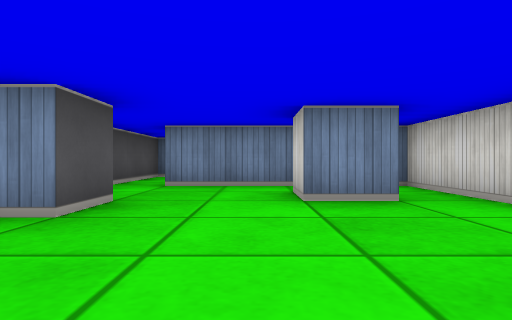
view 1 (above)

17 first-person views from a walk through a cub3D maze. The camera is about half as high as the walls, looks level and sees 75° across. The floor is counted in squares. Each view is taken from the middle of a square. On the plan, view 1 faces up. The plan holds only what a view shows up to about 9 squares ahead; the rest is blank.

view 2
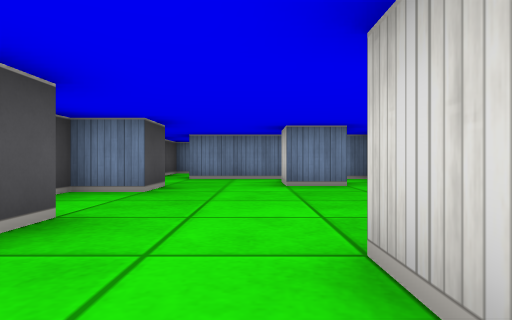

view 3
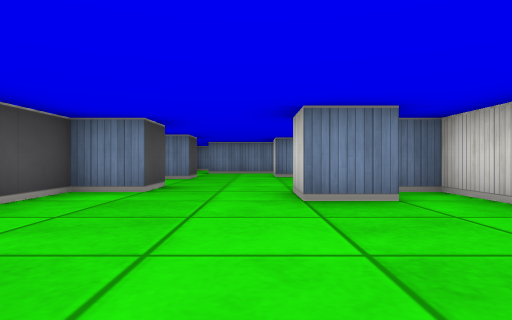

view 4
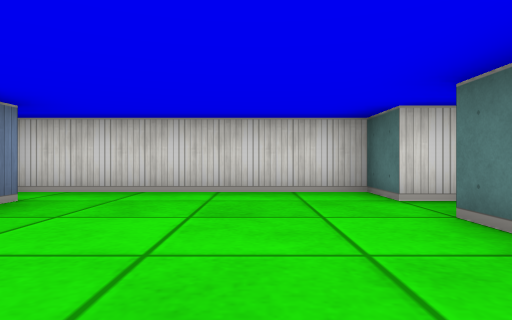

view 5
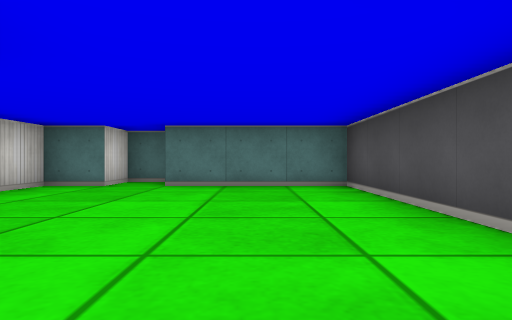

view 6
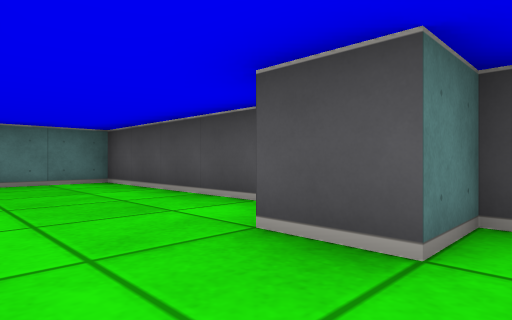

view 7
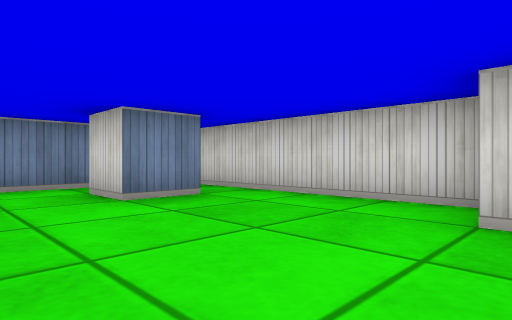

view 8
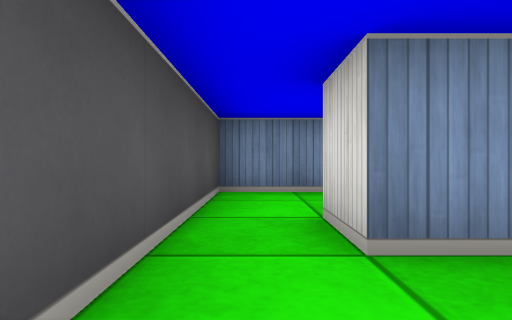

view 9
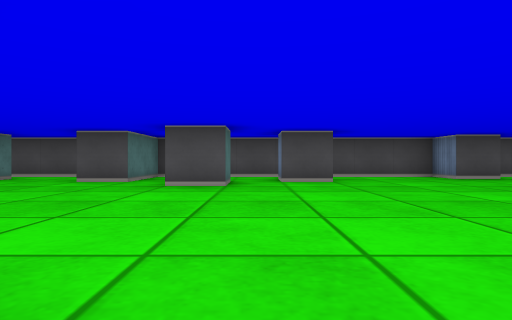

view 10
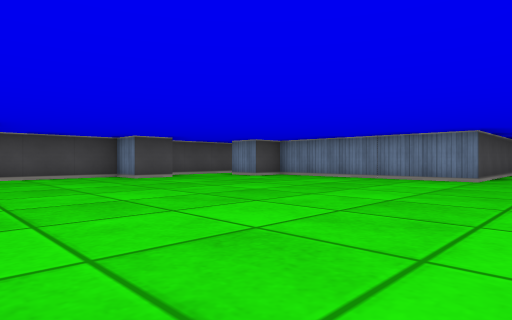

view 11
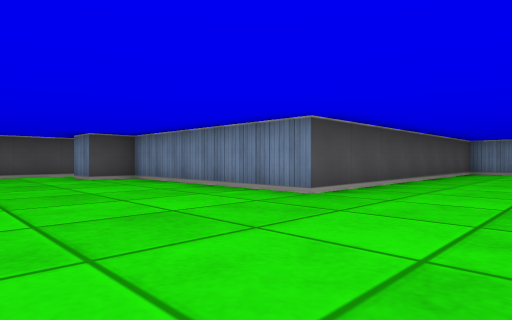

view 12
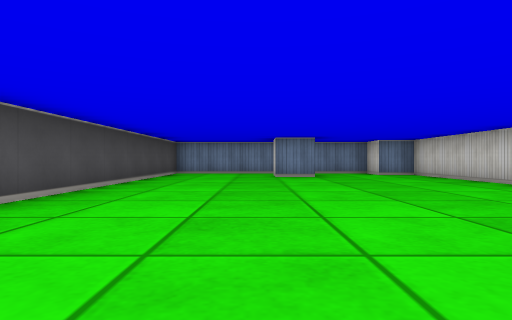

view 13
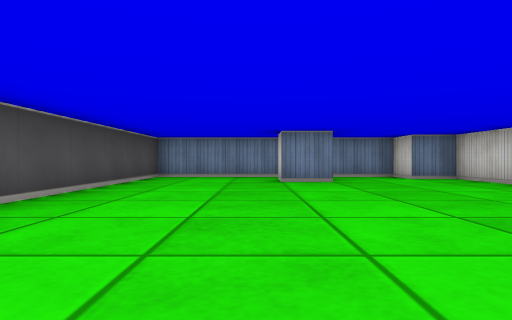

view 14
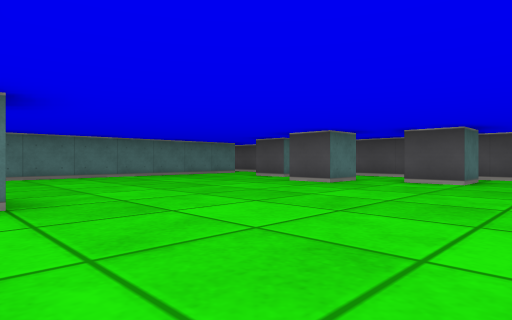

view 15
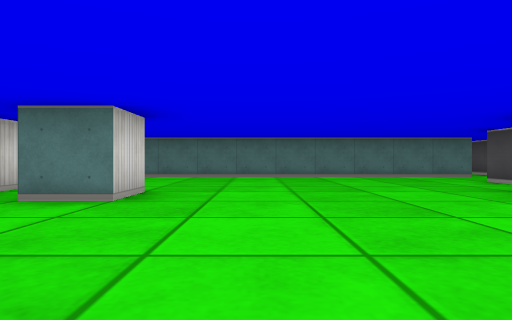

view 16
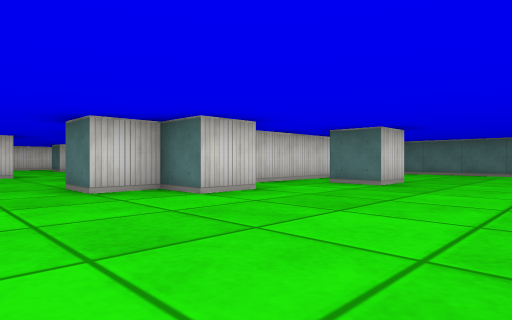

view 17
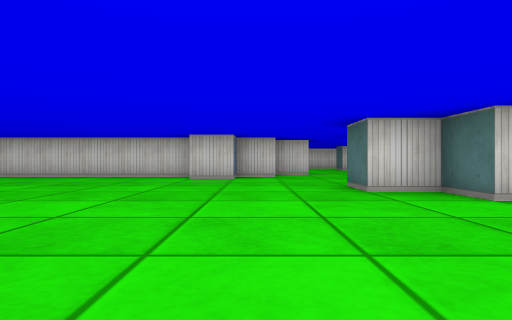

### Floor plan
Points are (right, up) in squares from view 1. A wall is a line through its corners. A room is listed if a view was taken in it or the views show most of it. See-through windows are left out.
Room 1 (views 1, 5, 6, 7, 8)
walls: (-1.5, 3.5) (-1.5, 2.5) (-2.5, 2.5) (-2.5, 0.5) (-1.5, 0.5) (-1.5, -0.5); (1.5, 3.5) (0.5, 3.5) (0.5, 4.5); (2.5, 0.6) (2.5, 5.5) (-1.5, 5.5) (-1.5, 6.5); (-2.5, 6.5) (-2.5, 4.6); (0.5, -1.5) (0.5, -0.5)
ways out: opening at (-0.5, -0.5) to room 2; opening at (-2, 6) to room 4
Room 2 (views 2, 3, 4)
walls: (1.5, -1.5) (0.5, -1.5); (-1.5, -0.5) (-2.5, -0.5) (-2.5, -5.5) (0.5, -5.5); (0.8, -6.5) (1.5, -6.5) (1.5, -5.5) (2.5, -5.5) (2.5, -0.5) (1.9, -0.5)
ways out: opening at (-0.5, -0.5) to room 1
Room 3 (views 9, 10, 11, 12, 13, 14, 15, 16, 17)
walls: (6.5, 13.5) (6.5, 14.5) (7.5, 14.5) (7.5, 15.5) (8.5, 15.5); (-1.5, 17.5) (-1.5, 16.5) (-2.5, 16.5) (-2.5, 9.5) (-0.5, 9.5) (-0.5, 8.5); (5.5, 10.5) (5.5, 11.5) (6.5, 11.5); (11.5, 16.5) (11.5, 17.5) (10.5, 17.5) (10.5, 18.5); (11.5, 18.6) (11.5, 27.5) (10.5, 27.5) (10.5, 28.5) (4.5, 28.5) (4.5, 20.5) (-0.5, 20.5) (-0.5, 19.5) (-1.5, 19.5); (-1.5, 13.5) (-0.5, 13.5) (-0.5, 12.5) (-1.2, 12.5); (7.5, 9.9) (7.5, 12.5); (-0.5, 11.5) (0.5, 11.5) (0.5, 10.5); (-2.5, 19.9) (-2.5, 18.2); (8.5, 26.5) (7.5, 26.5) (7.5, 27.2); (-1.5, 6.5) (6.9, 6.5)
ways out: opening at (-1, 7.5) to room 4; opening at (-2, 19); opening at (12, 15)
Room 4 (no view inside)
walls: (-1, 8.5) (-2.5, 8.5) (-2.5, 6.5)
ways out: opening at (-2, 6) to room 1; opening at (-1, 7.5) to room 3

Where each view was taken, in squares from view 1:
view 1: 0 up, 0 right, facing up
view 2: 2 down, 0 right, facing up
view 3: 5 down, 0 right, facing up
view 4: 4 down, 2 left, facing right
view 5: 0 up, 1 left, facing down
view 6: 1 up, 0 right, facing down-left
view 7: 0 up, 1 left, facing up-right
view 8: 4 up, 2 left, facing up
view 9: 12 up, 6 right, facing left
view 10: 13 up, 6 right, facing up-left
view 11: 17 up, 7 right, facing up-left
view 12: 18 up, 7 right, facing up
view 13: 20 up, 7 right, facing up
view 14: 15 up, 6 right, facing down-left
view 15: 15 up, 4 right, facing down
view 16: 17 up, 3 right, facing down-right
view 17: 17 up, 3 right, facing right
